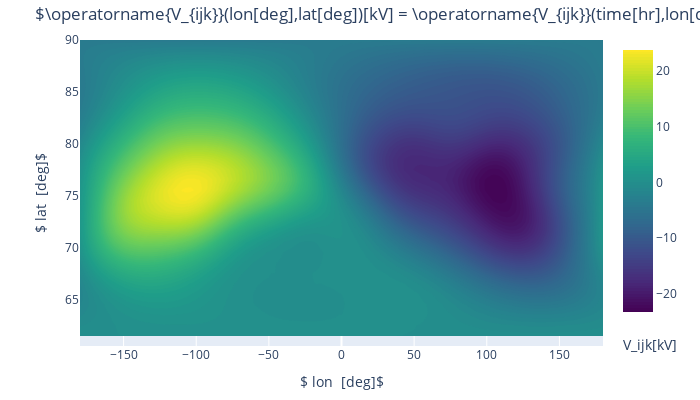

Source (notebook cell):
### Code cell
fig = kamodo_object.plot('V_ijk', plot_partial={'V_ijk': {'time': 12.}})
fig.update_traces(colorscale="Viridis", ncontours=200, contours=dict(coloring="fill", showlines=False))
fig

### Figure 1 — Plotly figure (JSON) as saved in the notebook; plotly's stock layout.template omitted (floating-point values rounded to 4 significant figures; data arrays with more than 128 entries replaced by an {"elided": "..."} marker saying what was removed)
{"data": [{"colorbar": {"title": {"side": "bottom", "text": "V_ijk[kV]"}}, "colorscale": [[0, "#440154"], [0.1111, "#482878"], [0.2222, "#3e4989"], [0.3333, "#31688e"], [0.4444, "#26828e"], [0.5556, "#1f9e89"], [0.6667, "#35b779"], [0.7778, "#6ece58"], [0.8889, "#b5de2b"], [1, "#fde725"]], "contours": {"coloring": "fill", "showlines": false}, "meta": "2d-grid", "ncontours": 200, "type": "contour", "x": {"elided": "181 float values"}, "y": [60.5, 61.4, 61.5, 62.5, 63.5, 64.5, 65.5, 66.5, 67.5, 68.5, 69.5, 70.5, 71.5, 72.5, 73.5, 74.5, 75.5, 76.5, 77.5, 78.5, 79.5, 80.5, 81.5, 82.5, 83.5, 84.5, 85.5, 86.5, 87.5, 88.5, 89.5, 90], "z": {"elided": "32x181 float values"}}], "layout": {"autosize": false, "height": 400, "margin": {"b": 32, "pad": 0, "r": 30, "t": 40}, "title": {"text": "$\\operatorname{V_{ijk}}(lon[deg],lat[deg])[kV] = \\operatorname{V_{ijk}}(time[hr],lon[deg],lat[deg])[kV] = \\lambda{\\left(time,lon,lat \\right)}, time = 12.0$"}, "width": 700, "xaxis": {"title": {"text": "$ lon  [deg]$"}}, "yaxis": {"title": {"text": "$ lat  [deg]$"}}}}
